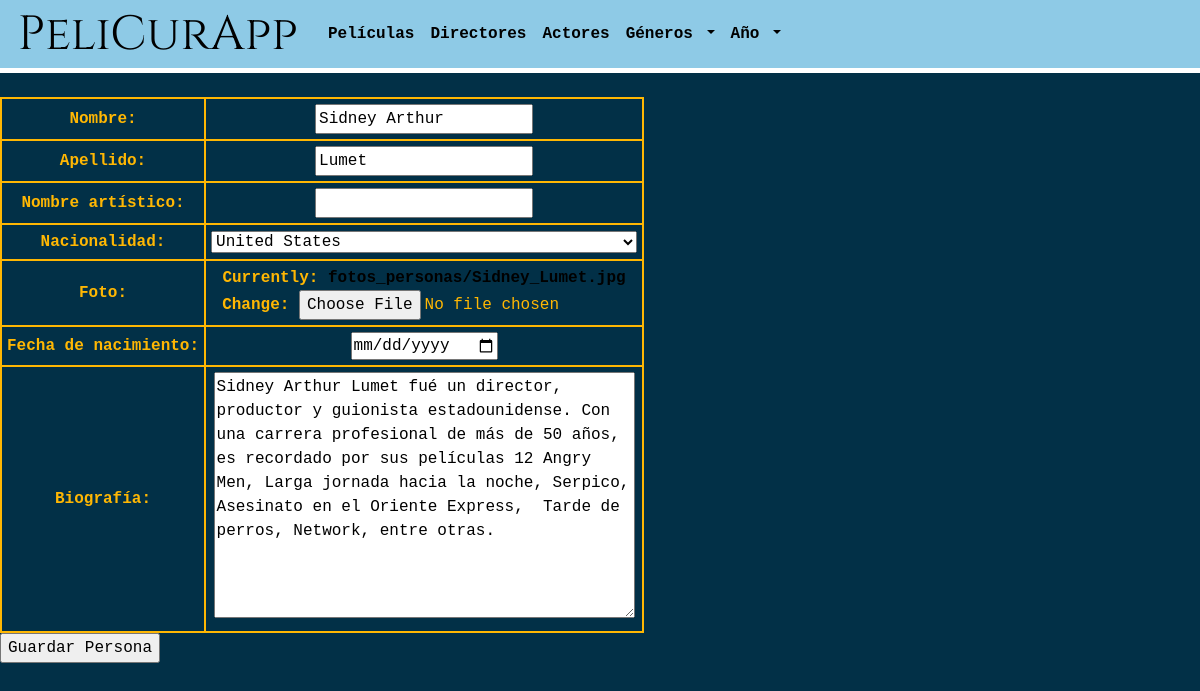
Page /pelicurapp/director/7/update/ on the committed database.
### peliCura/models.py (models this page shows, shortened)
class Persona(models.Model):
    manager = PersonaManager()
    nombre = models.CharField("Nombre", max_length=70) # <input type="text"> en HTML
    apellido = models.CharField("Apellido", max_length=70)
    nombre_artistico = models.CharField("Nombre artístico", max_length=70, null=True, blank=True)
    nacionalidad = CountryField("Nacionalidad", max_length=70)
    foto = models.ImageField("Foto", upload_to='fotos_personas', null=True) # form widget es ClearableFileInput
    fecha_nacimiento = models.DateField("Fecha de nacimiento") # Solo el año
    biografia = models.TextField("Biografía", max_length=300)

### peliCura/views.py (the view, shortened to what this page needs)
# urls.py: path('pelicurapp/director/<int:pk>/update/', EditarPersona.as_view(), name="editar-persona-director"),
class EditarPersona(UpdateView):
   model = Persona
   fields = ['nombre', 'apellido', 'nombre_artistico',
             'nacionalidad', 'foto', 'fecha_nacimiento', 'biografia']
   template_name = "persona_form.html"

### peliCura/templates/persona_form.html (shortened to what this page needs)
{% extends 'base_template.html' %}
{% load static %}
{% block contenido %}
<form enctype="multipart/form-data" action="" method="post">
  <table>
    {% for field in form %}
      <tr>
        <th>{{ field.label_tag }}</th>
        <td>
          {% if field.name == 'fecha_nacimiento' %}
          <input type="date" name="{{ field.name }}" value="{{ field.value }}">
          {% else %}
            {{ field }}
          {% endif %}
        </td>
      </tr>
    {% endfor %}
  </table>
  <input type="submit" value="Guardar Persona"/>
</form>
{% endblock %}

### peliCura/static/peliCura/css/main.css (style rules this page uses)
:root { --skyBlue: #8ecae6; --blueGreen: #219ebc; --prussianBlue: #023047; --selectiveYellow: #ffb703; --UTOrange: #fb8500; }
body { background-color: var(--prussianBlue); color: var(--selectiveYellow); font-family: monospace; font-weight: bold; }
table, th, td { border: 2px solid var(--selectiveYellow); border-collapse: collapse; text-align: center; padding: 5px 5px; width: fit-content; margin-left: 0%; }
a:link, a:visited, a:active { text-decoration: none; color: black; }

### rows in the picture
Persona: form "Sidney Arthur" "Lumet" "United States" "Sidney Arthur Lumet fué un director, productor y guionista estadounidense. Con una carrera profesional de más de 50 años, es recordado por sus películas 12 Angry Men, Larga jornada hacia la noche, Serpico, Asesinato en el Oriente Express, Tarde de perros, Network, entre otras."

### other values in the picture
{{ field.label_tag }} "Nombre:" "Apellido:" "Nombre artístico:" "Nacionalidad:" "Foto:" "Fecha de nacimiento:" "Biografía:"
